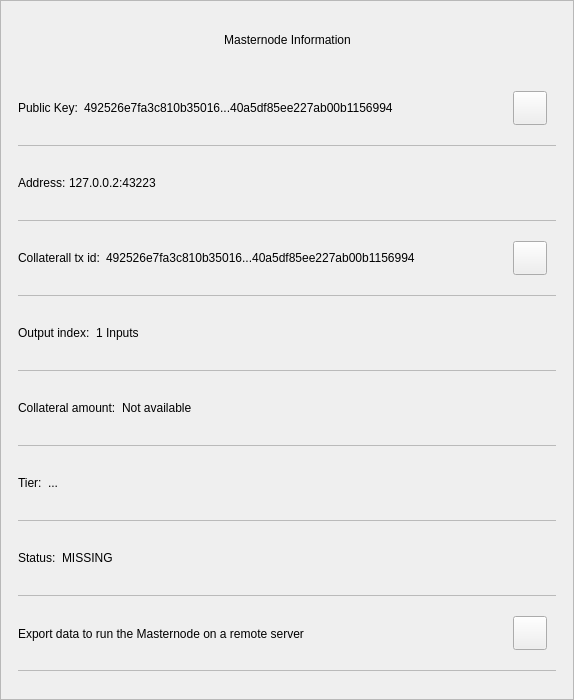
<?xml version="1.0" encoding="UTF-8"?>
<ui version="4.0">
 <class>MnInfoDialog</class>
 <widget class="QWidget" name="MnInfoDialog">
  <property name="geometry">
   <rect>
    <x>0</x>
    <y>0</y>
    <width>574</width>
    <height>700</height>
   </rect>
  </property>
  <property name="minimumSize">
   <size>
    <width>574</width>
    <height>530</height>
   </size>
  </property>
  <property name="windowTitle">
   <string>Form</string>
  </property>
  <property name="styleSheet">
   <string notr="true"/>
  </property>
  <layout class="QVBoxLayout" name="verticalLayout_3">
   <property name="spacing">
    <number>0</number>
   </property>
   <property name="leftMargin">
    <number>0</number>
   </property>
   <property name="topMargin">
    <number>0</number>
   </property>
   <property name="rightMargin">
    <number>0</number>
   </property>
   <property name="bottomMargin">
    <number>0</number>
   </property>
   <item>
    <widget class="QFrame" name="frame">
     <property name="styleSheet">
      <string notr="true"/>
     </property>
     <property name="frameShape">
      <enum>QFrame::StyledPanel</enum>
     </property>
     <property name="frameShadow">
      <enum>QFrame::Raised</enum>
     </property>
     <layout class="QVBoxLayout" name="verticalLayout">
      <property name="leftMargin">
       <number>0</number>
      </property>
      <property name="rightMargin">
       <number>0</number>
      </property>
      <item>
       <layout class="QHBoxLayout" name="horizontalLayout_3">
        <property name="spacing">
         <number>0</number>
        </property>
        <property name="leftMargin">
         <number>20</number>
        </property>
        <property name="topMargin">
         <number>10</number>
        </property>
        <property name="rightMargin">
         <number>20</number>
        </property>
        <item>
         <spacer name="horizontalSpacer_2">
          <property name="orientation">
           <enum>Qt::Horizontal</enum>
          </property>
          <property name="sizeHint" stdset="0">
           <size>
            <width>40</width>
            <height>20</height>
           </size>
          </property>
         </spacer>
        </item>
        <item>
         <widget class="QLabel" name="labelTitle">
          <property name="minimumSize">
           <size>
            <width>0</width>
            <height>40</height>
           </size>
          </property>
          <property name="maximumSize">
           <size>
            <width>16777215</width>
            <height>40</height>
           </size>
          </property>
          <property name="styleSheet">
           <string notr="true">padding-left:24px;</string>
          </property>
          <property name="text">
           <string>Masternode Information</string>
          </property>
          <property name="alignment">
           <set>Qt::AlignCenter</set>
          </property>
          <property name="margin">
           <number>7</number>
          </property>
         </widget>
        </item>
        <item>
         <spacer name="horizontalSpacer">
          <property name="orientation">
           <enum>Qt::Horizontal</enum>
          </property>
          <property name="sizeHint" stdset="0">
           <size>
            <width>40</width>
            <height>20</height>
           </size>
          </property>
         </spacer>
        </item>
        <item>
         <widget class="QPushButton" name="btnEsc">
          <property name="minimumSize">
           <size>
            <width>24</width>
            <height>24</height>
           </size>
          </property>
          <property name="maximumSize">
           <size>
            <width>24</width>
            <height>24</height>
           </size>
          </property>
          <property name="styleSheet">
           <string notr="true">border:none;</string>
          </property>
          <property name="text">
           <string/>
          </property>
         </widget>
        </item>
       </layout>
      </item>
      <item>
       <spacer name="verticalSpacer">
        <property name="orientation">
         <enum>Qt::Vertical</enum>
        </property>
        <property name="sizeType">
         <enum>QSizePolicy::Fixed</enum>
        </property>
        <property name="sizeHint" stdset="0">
         <size>
          <width>20</width>
          <height>10</height>
         </size>
        </property>
       </spacer>
      </item>
      <item>
       <widget class="QWidget" name="layoutScroll" native="true">
        <property name="minimumSize">
         <size>
          <width>0</width>
          <height>0</height>
         </size>
        </property>
        <layout class="QVBoxLayout" name="verticalLayout_4">
         <property name="leftMargin">
          <number>0</number>
         </property>
         <property name="topMargin">
          <number>0</number>
         </property>
         <property name="rightMargin">
          <number>0</number>
         </property>
         <item>
          <widget class="QScrollArea" name="scrollArea">
           <property name="styleSheet">
            <string notr="true">#scrollArea {
background:transparent;
}</string>
           </property>
           <property name="horizontalScrollBarPolicy">
            <enum>Qt::ScrollBarAlwaysOff</enum>
           </property>
           <property name="sizeAdjustPolicy">
            <enum>QAbstractScrollArea::AdjustIgnored</enum>
           </property>
           <property name="widgetResizable">
            <bool>true</bool>
           </property>
           <property name="alignment">
            <set>Qt::AlignLeading|Qt::AlignLeft|Qt::AlignTop</set>
           </property>
           <widget class="QWidget" name="scrollAreaWidgetContents">
            <property name="geometry">
             <rect>
              <x>0</x>
              <y>0</y>
              <width>570</width>
              <height>596</height>
             </rect>
            </property>
            <property name="autoFillBackground">
             <bool>false</bool>
            </property>
            <property name="styleSheet">
             <string notr="true">#scrollAreaWidgetContents {
background:transparent;
}</string>
            </property>
            <layout class="QVBoxLayout" name="verticalLayout_7">
             <property name="spacing">
              <number>0</number>
             </property>
             <property name="sizeConstraint">
              <enum>QLayout::SetDefaultConstraint</enum>
             </property>
             <property name="leftMargin">
              <number>0</number>
             </property>
             <property name="topMargin">
              <number>0</number>
             </property>
             <property name="rightMargin">
              <number>0</number>
             </property>
             <property name="bottomMargin">
              <number>0</number>
             </property>
             <item>
              <widget class="QWidget" name="content" native="true">
               <layout class="QVBoxLayout" name="verticalLayout_2">
                <property name="leftMargin">
                 <number>16</number>
                </property>
                <property name="topMargin">
                 <number>0</number>
                </property>
                <property name="rightMargin">
                 <number>16</number>
                </property>
                <item>
                 <widget class="QWidget" name="contentID" native="true">
                  <layout class="QHBoxLayout" name="horizontalLayout_12" stretch="0,1,0">
                   <property name="leftMargin">
                    <number>0</number>
                   </property>
                   <item>
                    <widget class="QLabel" name="labelId">
                     <property name="maximumSize">
                      <size>
                       <width>16777215</width>
                       <height>16777215</height>
                      </size>
                     </property>
                     <property name="text">
                      <string>Public Key:</string>
                     </property>
                    </widget>
                   </item>
                   <item>
                    <widget class="QLabel" name="textId">
                     <property name="text">
                      <string>492526e7fa3c810b35016...40a5df85ee227ab00b1156994</string>
                     </property>
                    </widget>
                   </item>
                   <item>
                    <widget class="QPushButton" name="pushCopy">
                     <property name="minimumSize">
                      <size>
                       <width>34</width>
                       <height>34</height>
                      </size>
                     </property>
                     <property name="maximumSize">
                      <size>
                       <width>34</width>
                       <height>34</height>
                      </size>
                     </property>
                     <property name="focusPolicy">
                      <enum>Qt::NoFocus</enum>
                     </property>
                     <property name="text">
                      <string/>
                     </property>
                     <property name="iconSize">
                      <size>
                       <width>24</width>
                       <height>24</height>
                      </size>
                     </property>
                    </widget>
                   </item>
                  </layout>
                 </widget>
                </item>
                <item>
                 <widget class="QLabel" name="labelDivider9">
                  <property name="maximumSize">
                   <size>
                    <width>16777215</width>
                    <height>1</height>
                   </size>
                  </property>
                  <property name="styleSheet">
                   <string notr="true">background-color:#bababa;</string>
                  </property>
                  <property name="text">
                   <string/>
                  </property>
                 </widget>
                </item>
                <item>
                 <widget class="QWidget" name="contentOutputs" native="true">
                  <layout class="QHBoxLayout" name="horizontalLayout_11" stretch="0,3">
                   <property name="spacing">
                    <number>0</number>
                   </property>
                   <property name="leftMargin">
                    <number>0</number>
                   </property>
                   <property name="rightMargin">
                    <number>12</number>
                   </property>
                   <item>
                    <widget class="QLabel" name="labelSend">
                     <property name="maximumSize">
                      <size>
                       <width>16777215</width>
                       <height>16777215</height>
                      </size>
                     </property>
                     <property name="text">
                      <string>Address: </string>
                     </property>
                    </widget>
                   </item>
                   <item>
                    <widget class="QLabel" name="textAddress">
                     <property name="text">
                      <string>127.0.0.2:43223</string>
                     </property>
                    </widget>
                   </item>
                  </layout>
                 </widget>
                </item>
                <item>
                 <widget class="QLabel" name="labelDivider8">
                  <property name="maximumSize">
                   <size>
                    <width>16777215</width>
                    <height>1</height>
                   </size>
                  </property>
                  <property name="styleSheet">
                   <string notr="true">background-color:#bababa;</string>
                  </property>
                  <property name="text">
                   <string/>
                  </property>
                 </widget>
                </item>
                <item>
                 <widget class="QWidget" name="contentAmount" native="true">
                  <layout class="QHBoxLayout" name="horizontalLayout_4" stretch="0,1,0">
                   <property name="leftMargin">
                    <number>0</number>
                   </property>
                   <item>
                    <widget class="QLabel" name="labelAmount">
                     <property name="maximumSize">
                      <size>
                       <width>16777215</width>
                       <height>16777215</height>
                      </size>
                     </property>
                     <property name="text">
                      <string>Collaterall tx id:</string>
                     </property>
                    </widget>
                   </item>
                   <item>
                    <widget class="QLabel" name="textAmount">
                     <property name="text">
                      <string>492526e7fa3c810b35016...40a5df85ee227ab00b1156994</string>
                     </property>
                    </widget>
                   </item>
                   <item>
                    <widget class="QPushButton" name="pushCopyId">
                     <property name="minimumSize">
                      <size>
                       <width>34</width>
                       <height>34</height>
                      </size>
                     </property>
                     <property name="maximumSize">
                      <size>
                       <width>34</width>
                       <height>34</height>
                      </size>
                     </property>
                     <property name="focusPolicy">
                      <enum>Qt::NoFocus</enum>
                     </property>
                     <property name="text">
                      <string/>
                     </property>
                    </widget>
                   </item>
                  </layout>
                 </widget>
                </item>
                <item>
                 <widget class="QLabel" name="labelDivider6">
                  <property name="maximumSize">
                   <size>
                    <width>16777215</width>
                    <height>1</height>
                   </size>
                  </property>
                  <property name="styleSheet">
                   <string notr="true">background-color:#bababa;</string>
                  </property>
                  <property name="text">
                   <string/>
                  </property>
                 </widget>
                </item>
                <item>
                 <widget class="QWidget" name="contentInputs" native="true">
                  <layout class="QHBoxLayout" name="horizontalLayout" stretch="0,2">
                   <property name="leftMargin">
                    <number>0</number>
                   </property>
                   <property name="rightMargin">
                    <number>12</number>
                   </property>
                   <item>
                    <widget class="QLabel" name="labelInputs">
                     <property name="sizePolicy">
                      <sizepolicy hsizetype="Minimum" vsizetype="Preferred">
                       <horstretch>0</horstretch>
                       <verstretch>0</verstretch>
                      </sizepolicy>
                     </property>
                     <property name="maximumSize">
                      <size>
                       <width>16777215</width>
                       <height>16777215</height>
                      </size>
                     </property>
                     <property name="text">
                      <string>Output index:</string>
                     </property>
                    </widget>
                   </item>
                   <item>
                    <widget class="QLabel" name="textInputs">
                     <property name="text">
                      <string>1 Inputs</string>
                     </property>
                    </widget>
                   </item>
                  </layout>
                 </widget>
                </item>
                <item>
                 <widget class="QLabel" name="labelDivider1">
                  <property name="maximumSize">
                   <size>
                    <width>16777215</width>
                    <height>1</height>
                   </size>
                  </property>
                  <property name="styleSheet">
                   <string notr="true">background-color:#bababa;</string>
                  </property>
                  <property name="text">
                   <string/>
                  </property>
                 </widget>
                </item>
                <item>
                 <widget class="QWidget" name="contentFee" native="true">
                  <layout class="QHBoxLayout" name="horizontalLayout_7" stretch="0,1">
                   <property name="leftMargin">
                    <number>0</number>
                   </property>
                   <item>
                    <widget class="QLabel" name="labelCollateral">
                     <property name="maximumSize">
                      <size>
                       <width>16777215</width>
                       <height>16777215</height>
                      </size>
                     </property>
                     <property name="text">
                      <string>Collateral amount:</string>
                     </property>
                    </widget>
                   </item>
                   <item>
                    <widget class="QLabel" name="textCollateral">
                     <property name="text">
                      <string>Not available</string>
                     </property>
                    </widget>
                   </item>
                  </layout>
                 </widget>
                </item>
                <item>
                 <widget class="QLabel" name="labelDivider1">
                  <property name="maximumSize">
                   <size>
                    <width>16777215</width>
                    <height>1</height>
                   </size>
                  </property>
                  <property name="styleSheet">
                   <string notr="true">background-color:#bababa;</string>
                  </property>
                  <property name="text">
                   <string/>
                  </property>
                 </widget>
                </item>
                <item>
                 <widget class="QWidget" name="contentFee" native="true">
                  <layout class="QHBoxLayout" name="horizontalLayout_7" stretch="0,1">
                   <property name="leftMargin">
                    <number>0</number>
                   </property>
                   <item>
                    <widget class="QLabel" name="labelTier">
                     <property name="maximumSize">
                      <size>
                       <width>16777215</width>
                       <height>16777215</height>
                      </size>
                     </property>
                     <property name="text">
                      <string>Tier:</string>
                     </property>
                    </widget>
                   </item>
                   <item>
                    <widget class="QLabel" name="textTier">
                     <property name="text">
                      <string>...</string>
                     </property>
                    </widget>
                   </item>
                  </layout>
                 </widget>
                </item>
                <item>
                 <widget class="QLabel" name="labelDivider1">
                  <property name="maximumSize">
                   <size>
                    <width>16777215</width>
                    <height>1</height>
                   </size>
                  </property>
                  <property name="styleSheet">
                   <string notr="true">background-color:#bababa;</string>
                  </property>
                  <property name="text">
                   <string/>
                  </property>
                 </widget>
                </item>
                <item>
                 <widget class="QWidget" name="contentFee" native="true">
                  <layout class="QHBoxLayout" name="horizontalLayout_7" stretch="0,1">
                   <property name="leftMargin">
                    <number>0</number>
                   </property>
                   <item>
                    <widget class="QLabel" name="labelFee">
                     <property name="maximumSize">
                      <size>
                       <width>16777215</width>
                       <height>16777215</height>
                      </size>
                     </property>
                     <property name="text">
                      <string>Status:</string>
                     </property>
                    </widget>
                   </item>
                   <item>
                    <widget class="QLabel" name="textStatus">
                     <property name="text">
                      <string>MISSING</string>
                     </property>
                    </widget>
                   </item>
                  </layout>
                 </widget>
                </item>
                <item>
                 <widget class="QLabel" name="labelDivider4">
                  <property name="maximumSize">
                   <size>
                    <width>16777215</width>
                    <height>1</height>
                   </size>
                  </property>
                  <property name="styleSheet">
                   <string notr="true">background-color:#bababa;</string>
                  </property>
                  <property name="text">
                   <string/>
                  </property>
                 </widget>
                </item>
                <item>
                 <widget class="QWidget" name="contentExport" native="true">
                  <layout class="QHBoxLayout" name="horizontalLayout_8" stretch="3,0">
                   <property name="leftMargin">
                    <number>0</number>
                   </property>
                   <item>
                    <widget class="QLabel" name="textExport">
                     <property name="styleSheet">
                      <string notr="true">padding-top:1px;</string>
                     </property>
                     <property name="lineWidth">
                      <number>0</number>
                     </property>
                     <property name="text">
                      <string>Export data to run the Masternode on a remote server</string>
                     </property>
                     <property name="wordWrap">
                      <bool>true</bool>
                     </property>
                     <property name="indent">
                      <number>0</number>
                     </property>
                    </widget>
                   </item>
                   <item>
                    <widget class="QPushButton" name="pushExport">
                     <property name="minimumSize">
                      <size>
                       <width>34</width>
                       <height>34</height>
                      </size>
                     </property>
                     <property name="maximumSize">
                      <size>
                       <width>34</width>
                       <height>34</height>
                      </size>
                     </property>
                     <property name="focusPolicy">
                      <enum>Qt::NoFocus</enum>
                     </property>
                     <property name="text">
                      <string/>
                     </property>
                    </widget>
                   </item>
                  </layout>
                 </widget>
                </item>
                <item>
                 <widget class="QLabel" name="labelDivider7">
                  <property name="maximumSize">
                   <size>
                    <width>16777215</width>
                    <height>1</height>
                   </size>
                  </property>
                  <property name="styleSheet">
                   <string notr="true">background-color:#bababa;</string>
                  </property>
                  <property name="text">
                   <string/>
                  </property>
                 </widget>
                </item>
               </layout>
              </widget>
             </item>
            </layout>
           </widget>
          </widget>
         </item>
        </layout>
       </widget>
      </item>
     </layout>
    </widget>
   </item>
  </layout>
 </widget>
 <resources/>
 <connections/>
</ui>
